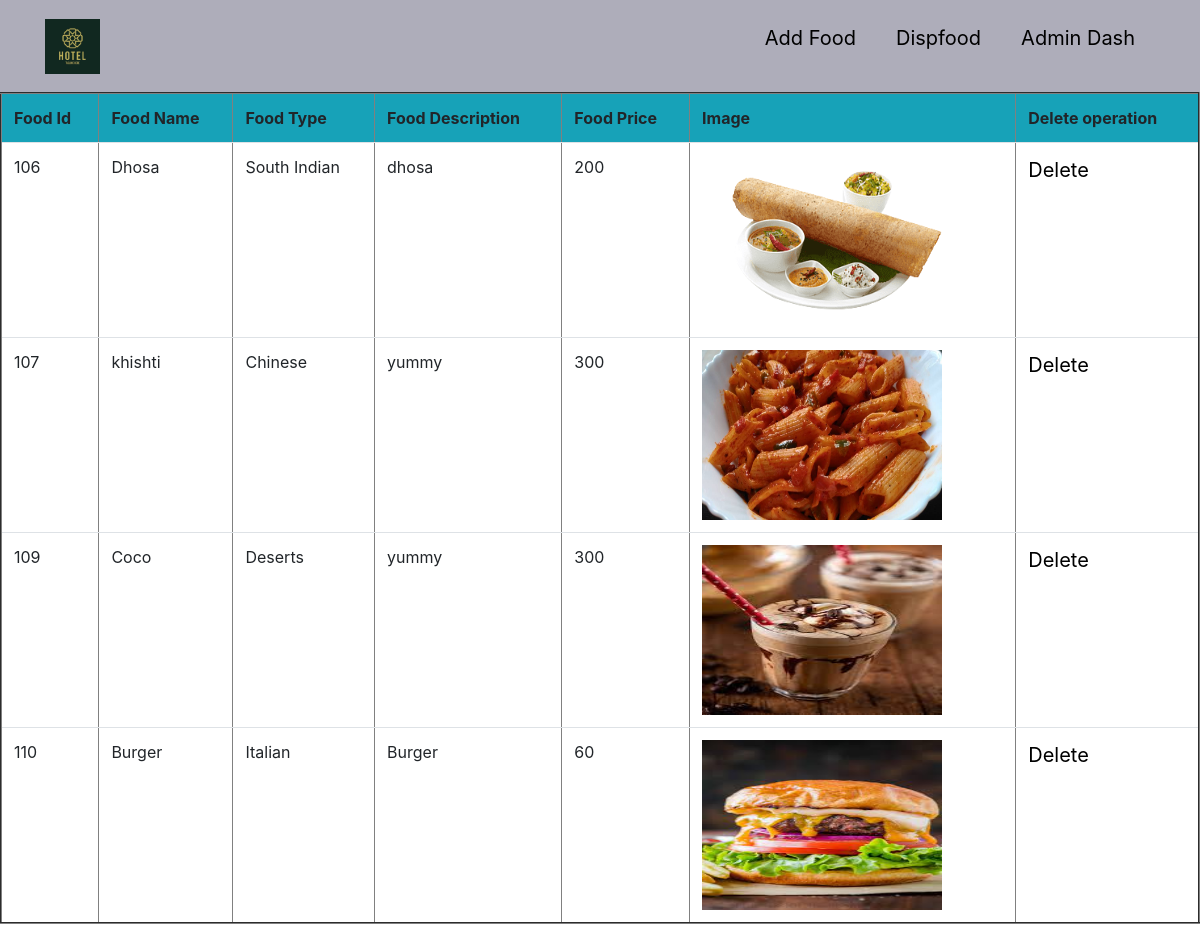
/admin/dispfood.php, run on the app's committed database.
### tables this page shows
CREATE TABLE `addfood` (
  `id` int(11) NOT NULL,
  `name` varchar(50) NOT NULL,
  `foodtype` varchar(50) NOT NULL,
  `detail` varchar(100) NOT NULL,
  `price` int(11) NOT NULL,
  `img` varchar(100) NOT NULL
);

### global.php (called while the page is built)
<?php
function getBaseUrl() {
    $protocol = isset($_SERVER['HTTPS']) && $_SERVER['HTTPS'] === 'on' ? "https" : "http";
    $host = $_SERVER['HTTP_HOST'];
    $path = rtrim(dirname($_SERVER['PHP_SELF']), '/\\');
    return $protocol . "://" . $host . $path;
}
?>

### admin/dispfood.php (the view, shortened to what this page needs)
<!DOCTYPE html>
<html lang="en">
<head>
    <link rel="stylesheet" href="stylee.css">
    <link rel="stylesheet" href="bootstrap-4.3.1-dist\css\bootstrap.min">
</head>
<body>
<?php
                include('../global.php');
                include('header3.php');
                include('../bootstrap.php');
                function display()
                {
                    $conn=connection();
                        $str="select * from addfood";
                        $result=$conn->query($str);
                        return $result;
                }
?>
<form method="post" action="dispfood.php" >
    <div class="table-responsive">
        <table border="2" align="center"  class="table">
                    <tr class="bg-info">
                        <th>Food Id</th>
                        <th>Food Name</th>
                        <th>Food Type</th>
                        <th>Food Description</th>
                        <th>Food Price</th>
                        <th>Image</th>
                        <th>Delete operation</th>
                    </tr>
                <?php
                    $result=display();
                    if($result->num_rows>0)
                    {
                        while($row = $result->fetch_assoc())
                        {
                ?>
                    <tr>
                        <td><?php echo $row['id']; ?></td>
                        <td><?php echo $row['name']; ?></td>
                        <td><?php echo $row['foodtype']; ?></td>
                        <td><?php echo $row['detail']; ?></td>
                        <td><?php echo $row['price']; ?></td>
                        <td><img src="<?php echo getBaseUrl().'../uploads/'. $row['img']?>" alt="delux" style="padding-right: 10px !important;width: 250px !important;height: 170px !important";></td>
                        <td><a href="dispfood.php?fid=<?php echo $row["id"];?>"?>Delete</a></td>
                    </tr>
                <?php
                    }
                        }
                ?>
        </table>
    </div>
</form>
</body>
</html>

### admin/header3.php (shortened to what this page needs)
<!DOCTYPE html>
<html lang="en">
<head>
    <link rel="stylesheet" href="./css/style.css">
    <link rel="stylesheet" href="./css/all.min.css ">
    <link rel="stylesheet" href="bootstrap-4.3.1-dist\css\bootstrap.min">
</head>
<body>
    <header>
        <div class="container">
            <div class="flex">
                <div class="logo">
                <a href="#">
                    <img src="../img/ha11.png" alt="">
                </a>
            </div>
                <nav>
                    <ul class="flex main_menu">
                        <li>
                            <li ><a href="addfood.php">Add Food</a></li>
                                <li ><a href="dispfood.php">Dispfood</a></li>
                        </li>
                        <li><a href="admindash.php">Admin Dash</a></li>
                    </ul>
                </nav>
            </div>
        </div>
    </header>
</body>
</html>

### bootstrap.php (shortened to what this page needs)
<link rel="stylesheet" href="https://maxcdn.bootstrapcdn.com/bootstrap/4.3.1/css/bootstrap.min.css"/>

### admin/stylee.css (style rules this page uses)
* { margin: 0; padding: 0; }

### admin/css/style.css (style rules this page uses)
* { margin: 0; padding: 0; box-sizing: border-box; }
body { font-family: calibri; }
.container { max-width: 1140px; margin: auto; position: relative; padding: 0 15px; }
.flex { display: flex; justify-content: space-between; align-items: center; }
header { background-color: rgba(142, 140, 159, 0.712); }
.logo a img { padding: 10px 0; }
a img { width: 55px; }
a { text-decoration: none; color: black!important; font-size: 20px; }
ul li { list-style: none; }
.main_menu li a { padding: 23px 20px; display: block; }

### admin/dispfood.php (style rules this page uses)
body::before { position: absolute; content: ""; height: 150%; width: 100%; z-index: -1; opacity: 0.89; }

### data on the page
addfood: id "106", name "Dhosa", foodtype "South Indian", detail "dhosa", price "200", img (picture)
addfood: id "107", name "khishti", foodtype "Chinese", detail "yummy", price "300", img (picture)
addfood: id "109", name "Coco", foodtype "Deserts", detail "yummy", price "300", img (picture)
addfood: id "110", name "Burger", foodtype "Italian", detail "Burger", price "60", img (picture)
